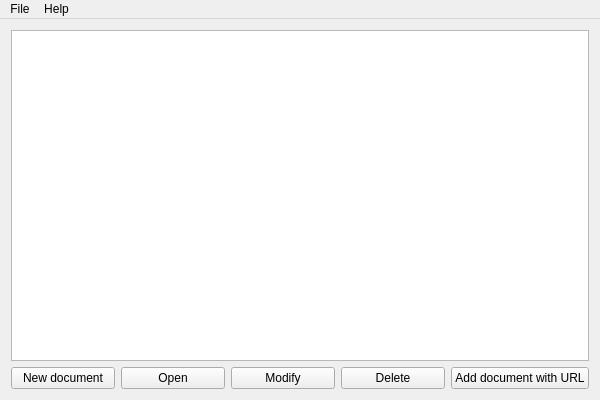
<?xml version="1.0" encoding="UTF-8"?>
<ui version="4.0">
    <class>NotepadDocumentChooser</class>
    <widget class="QMainWindow" name="NotepadDocumentChooser">
        <property name="geometry">
            <rect>
                <x>0</x>
                <y>0</y>
                <width>600</width>
                <height>400</height>
            </rect>
        </property>
        <property name="windowTitle">
            <string>Select document</string>
        </property>
        <widget class="QWidget" name="centralWidget">
            <property name="sizePolicy">
                <sizepolicy hsizetype="Preferred" vsizetype="Preferred">
                    <horstretch>0</horstretch>
                    <verstretch>0</verstretch>
                </sizepolicy>
            </property>
            <layout class="QHBoxLayout" name="horizontalLayout_2">
                <item>
                    <layout class="QVBoxLayout" name="verticalLayout_2">
                        <property name="sizeConstraint">
                            <enum>QLayout::SetDefaultConstraint</enum>
                        </property>
                        <item>
                            <widget class="QListView" name="listView"/>
                        </item>
                        <item>
                            <layout class="QHBoxLayout" name="horizontalLayout">
                                <item>
                                    <widget class="QPushButton" name="newPushButton">
                                        <property name="text">
                                            <string>New document</string>
                                        </property>
                                    </widget>
                                </item>
                                <item>
                                    <widget class="QPushButton" name="openPushButton">
                                        <property name="text">
                                            <string>Open</string>
                                        </property>
                                    </widget>
                                </item>
                                <item>
                                    <widget class="QPushButton" name="modifyPushButton">
                                        <property name="text">
                                            <string>Modify</string>
                                        </property>
                                    </widget>
                                </item>
                                <item>
                                    <widget class="QPushButton" name="deletePushButton">
                                        <property name="text">
                                            <string>Delete</string>
                                        </property>
                                    </widget>
                                </item>
                                <item>
                                    <widget class="QPushButton" name="importURL">
                                        <property name="text">
                                            <string>Add document with URL</string>
                                        </property>
                                    </widget>
                                </item>
                            </layout>
                        </item>
                    </layout>
                </item>
            </layout>
        </widget>
        <widget class="QMenuBar" name="menuBar">
            <property name="geometry">
                <rect>
                    <x>0</x>
                    <y>0</y>
                    <width>400</width>
                    <height>26</height>
                </rect>
            </property>
            <widget class="QMenu" name="menuFile">
                <property name="title">
                    <string>File</string>
                </property>
                <addaction name="actionSettings"/>
                <addaction name="actionLogout"/>
                <addaction name="actionExit"/>
            </widget>
            <widget class="QMenu" name="menuHelp">
                <property name="title">
                    <string>Help</string>
                </property>
                <addaction name="actionAbout"/>
            </widget>
            <addaction name="menuFile"/>
            <addaction name="menuHelp"/>
        </widget>
        <action name="actionLogout">
            <property name="icon">
                <iconset theme="exit.png" resource="notepad.qrc">
                    <normaloff>:/images/exit.png</normaloff>:/images/exit.png</iconset>
            </property>
            <property name="text">
                <string>Logout</string>
            </property>
            <property name="toolTip">
                <string>Logout</string>
            </property>
            <property name="shortcut">
            </property>
        </action>
        <action name="actionExit">
            <property name="icon">
                <iconset theme="exit.png" resource="notepad.qrc">
                    <normaloff>:/images/exit.png</normaloff>:/images/exit.png</iconset>
            </property>
            <property name="text">
                <string>Exit</string>
            </property>
            <property name="toolTip">
                <string>Exit notepad</string>
            </property>
            <property name="shortcut">
            </property>
        </action>
        <action name="actionAbout">
            <property name="icon">
                <iconset resource="notepad.qrc">
                    <normaloff>:/images/info.png</normaloff>:/images/info.png</iconset>
            </property>
            <property name="text">
                <string>About</string>
            </property>
            <property name="toolTip">
                <string>About Text Editor</string>
            </property>
        </action>
        <action name="actionSettings">
            <property name="icon">
                <iconset theme="settings.png" resource="notepad.qrc">
                    <normaloff>:/images/settings.png</normaloff>:/images/settings.png</iconset>
            </property>
            <property name="text">
                <string>Settings</string>
            </property>
            <property name="toolTip">
                <string>Change settings</string>
            </property>
            <property name="shortcut">
            </property>
        </action>
    </widget>
    <layoutdefault spacing="6" margin="11"/>
    <resources>
        <include location="notepad.qrc"/>
    </resources>
    <connections/>
</ui>
